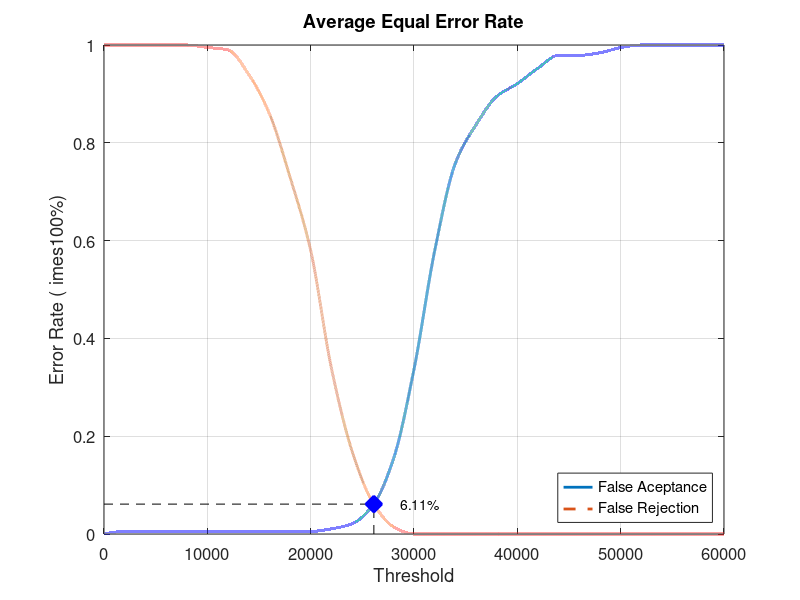
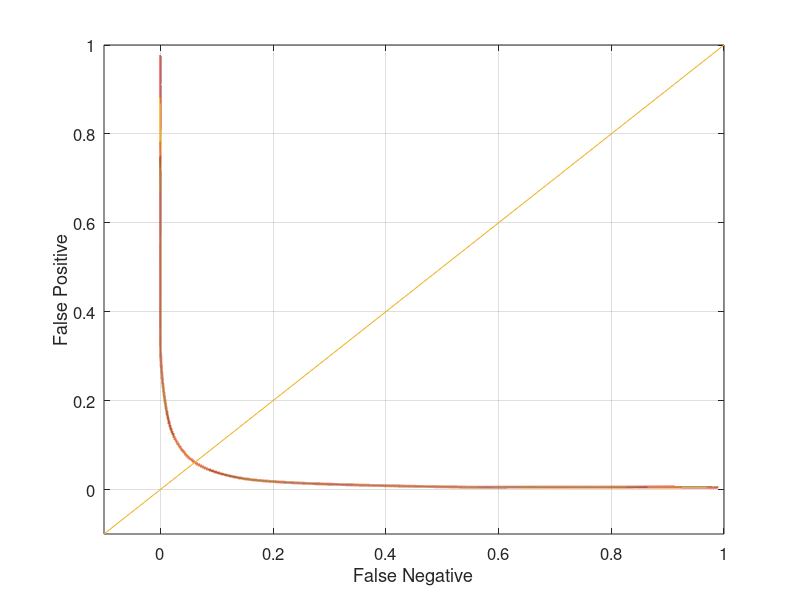

MATLAB code to generate these figures, in order:
close all;
clear;
clc;
x = 0:2000:60000;
xq = 0:0.5:60000;

y0 = [0 0.00526316 0.00526316 0.00526316 0.00526316 0.00526316 0.00526316 0.00526316 0.00526316 0.00526316 0.00526316 0.0105263 0.0210526 0.0578947 0.152632 0.336842 0.578947 0.757895 0.836842 0.894737 0.921053 0.952632 0.978947 0.978947 0.984211 0.994737 1 1 1 1 1]
yy0 = interp1(x, y0, xq, 'pchip');
y1 = [1 1 1 1 1 0.995 0.99 0.94 0.86 0.73 0.58 0.34 0.17 0.065 0.015 0 0 0 0 0 0 0 0 0 0 0 0 0 0 0 0]
yy1 = interp1(x, y1, xq, 'pchip');

% Calculating EER: 
y2 = abs(y0 - y1);
find(y2 == min(y2))
yy2 = abs(yy0 - yy1);
xEER = find(yy2 == min(yy2));
xEERIndex = xq(xEER) % X-axis EER
yEER = yy0(xEER) % Y-axis EER

main = figure
plot(xq, yy0,'-','LineWidth', 2);	hold on
plot(xq, yy1,'--','LineWidth', 2);	hold on
plot([xEERIndex xEERIndex], [0 yEER], 'k--');	hold on
plot([0 xEERIndex], [yEER yEER], 'k--');	hold on
plot(xEERIndex, yEER, 'bx', 'LineWidth', 10);	hold on
text(xEERIndex + 10 * xEERIndex / 100, yEER, [num2str(round((10000 * yEER)) / 100) '%'])
legend('False Aceptance', 'False Rejection', 'Location', 'SouthEast')
xlabel('Threshold')
ylabel('Error Rate (	imes100%)')
title('Average Equal Error Rate')
set(gca, 'FontSize', 12)
axis([0 60000 0 1])
grid on

print(main, 'Database2_1Main', '-dpng');
FNRxFPR = figure('Color', [1 1 1]);
plot(yy1, yy0, '-', yy1, yy0, 'LineWidth', 2);
hold on
y = -0.1:0.1:1
plot(y, y); 
set(gca, 'FontSize', 12)
xlabel('False Negative')
ylabel('False Positive')
axis([-0.1 1 -0.1 1])
set(gca, 'FontSize', 12)
grid on

print(FNRxFPR, 'Database2_1FNRxFPR','-dpng');
